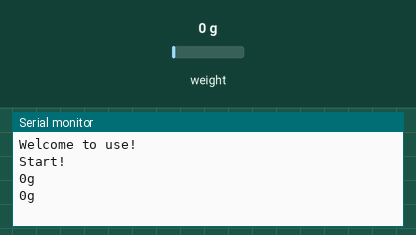
A sketch run on a simulated ESP32. On the bench: the last lines printed to the serial monitor. Wiring (inferred from the names in the program): HX711 load-cell converter: data GPIO 25; SCK GPIO 33. The test bench sets the inputs (shaded band); at power-on: weight on the scale 0 g.

Above: at 4.2 s.
4.3 s: weight on the scale set to 100 g
At 5.6 s:
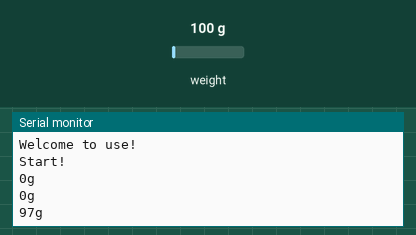
5.8 s: weight on the scale set to 1250 g
At 6.7 s:
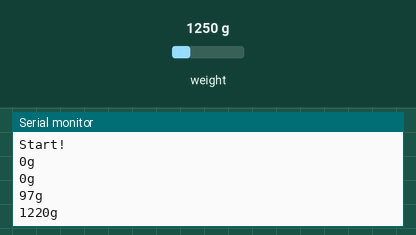
Timing chart, 0 to 8.8 s (numbered marks = the images above; inputs shaded):
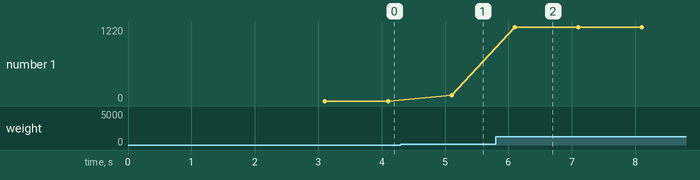

The sketch:

6HX711.ino
```cpp
#include "HX711.h"
int Weight = 0;

void setup() {
    Init_Hx711();  //初始化HX711模組連接的IO設置
    Serial.begin(115200);
    Serial.print("Welcome to use!\n");
    Get_Maopi();  //開始校正
    delay(3000);
    Get_Maopi();  //校正結束
    Serial.print("Start!\n");
}

void loop() {
    Weight = Get_Weight();  //計算放在感測器上的重物重量

    Serial.print(Weight);  //顯示重量
    Serial.println("g ");  //顯示單位
        delay(1000);				//延時1s
}
```

HX711.cpp
```cpp
#include "hx711.h"

long HX711_Buffer = 0;
long Weight_Maopi = 0, Weight_Shiwu = 0;

//****************************************************
//初始化HX711
//****************************************************
void Init_Hx711() {
    pinMode(HX711_SCK, OUTPUT);
    pinMode(HX711_DT, INPUT);
}

//****************************************************
//獲取毛皮重量
//****************************************************
void Get_Maopi() {
    HX711_Buffer = HX711_Read();
    Weight_Maopi = HX711_Buffer / 100;
}

//****************************************************
//稱重
//****************************************************
unsigned int Get_Weight() {
    HX711_Buffer = HX711_Read();
    HX711_Buffer = HX711_Buffer / 100;

    Weight_Shiwu = HX711_Buffer;
    Weight_Shiwu = Weight_Shiwu - Weight_Maopi;  //獲取實物的AD採樣數值。

    Weight_Shiwu = (unsigned int)((float)Weight_Shiwu / 4.3 + 0.05);

    return Weight_Shiwu;
}

//****************************************************
//讀取HX711
//****************************************************
unsigned long HX711_Read(void)  //增益128
{
    unsigned long count;
    unsigned char i;
    bool Flag = 0;

    digitalWrite(HX711_DT, HIGH);
    delayMicroseconds(1);

    digitalWrite(HX711_SCK, LOW);
    delayMicroseconds(1);

    count = 0;
    while (digitalRead(HX711_DT))
        ;
    for (i = 0; i < 24; i++) {
        digitalWrite(HX711_SCK, HIGH);
        delayMicroseconds(1);
        count = count << 1;
        digitalWrite(HX711_SCK, LOW);
        delayMicroseconds(1);
        if (digitalRead(HX711_DT))
            count++;
    }
    digitalWrite(HX711_SCK, HIGH);
    count ^= 0x800000;
    delayMicroseconds(1);
    digitalWrite(HX711_SCK, LOW);
    delayMicroseconds(1);

    return (count);
}
```

HX711.h
```cpp
#ifndef __HX711__H__
#define __HX711__H__

#include <Arduino.h>

#define HX711_SCK 33
#define HX711_DT 25

extern void Init_Hx711();
extern unsigned long HX711_Read(void);
extern unsigned int Get_Weight();
extern void Get_Maopi();

#endif
```

Measured:
- after the input at 4.3 s, the serial monitor: prints a new line after 0.80 s (image 1)
- after the input at 5.8 s, the serial monitor: prints a new line after 0.30 s (image 2)
- plotted number 1: 0 → 97 after the input at 4.3 s, 97 → 1220 after the input at 5.8 s
